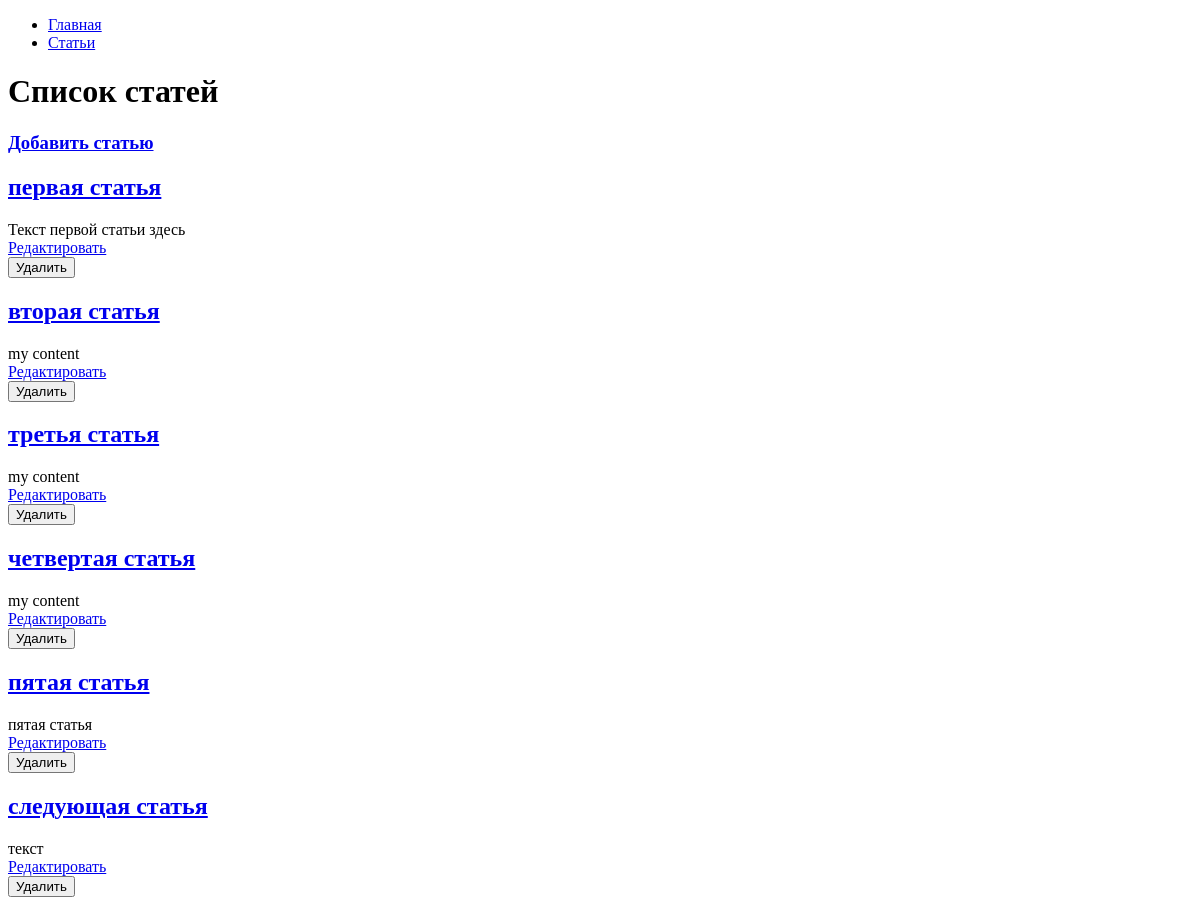
The page /articles/ on the database as committed earlier.
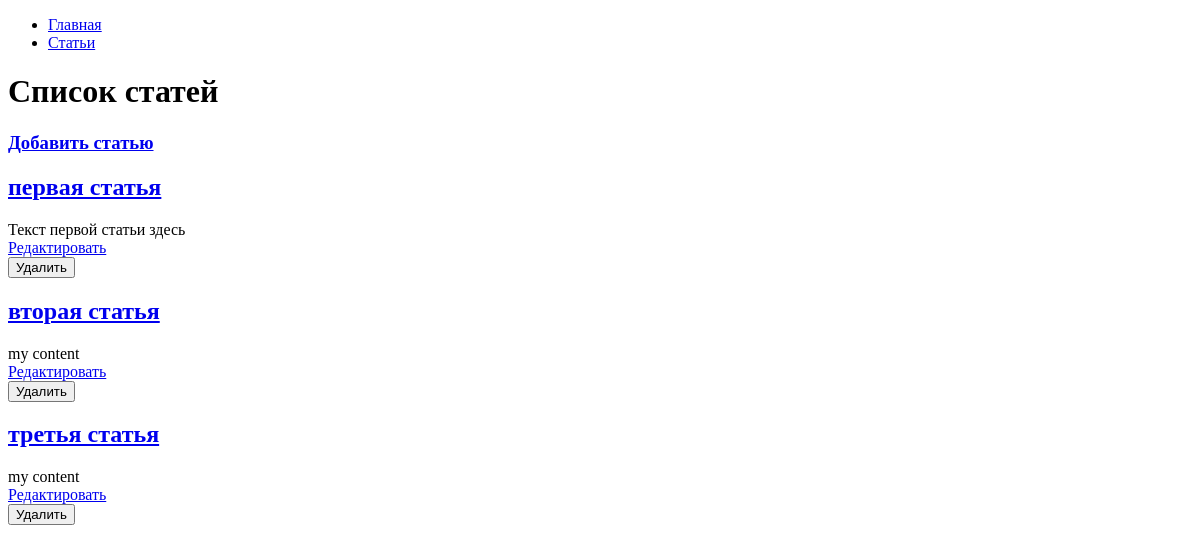
The same page on the database as committed later.
### django_blog/article/models.py (models this page shows, shortened)
class Article(models.Model):
    name = models.CharField(max_length=200)
    body = models.TextField()
    timestamp = models.DateTimeField(auto_now_add=True)

### django_blog/article/views.py (the view)
# urls.py: path('', IndexView.as_view(), name='articles_index'),
class IndexView(View):
    def get(self, request, *args, **kwargs):
        articles = Article.objects.all()[:15]
        return render(request, 'articles/index.html', context={
            'articles': articles,
        })

### django_blog/article/templates/articles/index.html (shortened to what this page needs)
{% extends "base.html" %}
{% block content %}
    <h1>Список статей</h1>
    <h3><a href="{% url 'articles_create' %}">Добавить статью</a></h3>
    {% for article in articles %}
        <h2><a href='{{ article.id }}'>{{ article.name }}</a></h2>
        <div>{{ article.body|slice:":200" }}</div>
        <div><a href="{% url 'articles_update' article.id %}">Редактировать</a></div>
        <form action="{% url 'articles_delete' article.id %}" method="post">
            <input type="submit" value="Удалить">
        </form>
    {% endfor %}
{% endblock %}

Rows that differ between the two databases and show on the page:
removed Article: name "четвертая статья", body "my content"
removed Article: name "пятая статья", body "пятая статья"
removed Article: name "следующая статья", body "текст"
